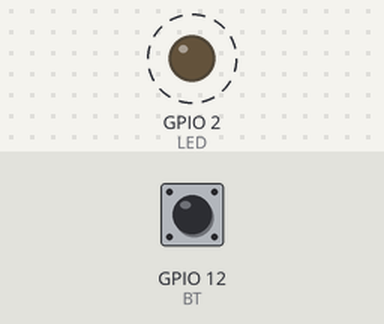
This program was run on a simulated ESP32. Shown: output pins drawn as LEDs (lit = HIGH). Dashed ring = blinking. The test bench sets the inputs (shaded band); at power-on: GPIO 12 (BT) HIGH. What the program prints to the serial monitor is not drawn.

Above: at 0.2 s.
1.3 s: GPIO 12 (BT) pulled LOW for 0.15 s
Timing chart, 0 to 10.4 s (numbered marks = the images above; inputs shaded):
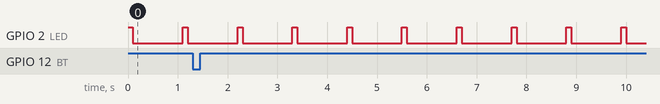

The program:

main.cpp
```cpp
/*********************************************************
* Exemplo que demonstra como enviar valores para uma fila
* a partir de uma ISR
* Por: Fábio Souza
*********************************************************/

#include <Arduino.h>
#include "freertos/FreeRTOS.h"
#include "freertos/task.h"
#include "freertos/queue.h"
#include "freertos/semphr.h"

#define LED 2
#define BT 12

TaskHandle_t xTaskTrataBTHandle;

SemaphoreHandle_t semaforo;

void vTaskTrataBT(void *pvParameters);

void ISR_CallBack(){

    BaseType_t xHighPriorityTaskWoken = pdTRUE;

    xSemaphoreGiveFromISR(semaforo, &xHighPriorityTaskWoken);

    if(xHighPriorityTaskWoken == pdTRUE){
      portYIELD_FROM_ISR();
    }
}

void setup(){

  Serial.begin(9600);
  pinMode(LED, OUTPUT);
  pinMode(BT, INPUT_PULLUP);

  attachInterrupt(digitalPinToInterrupt(BT), ISR_CallBack, FALLING);

  semaforo = xSemaphoreCreateBinary(); //CRIAÇÃO DO SEMAFORO EM BINARIO

  if(semaforo == NULL){
    Serial.println("Nao foi possivel criar o semaforo");
    while(1);
  }

  xTaskCreate(vTaskTrataBT, "Task BT", configMINIMAL_STACK_SIZE+1024, NULL, 3, &xTaskTrataBTHandle);

}


void loop(){
  digitalWrite(LED, HIGH);
  vTaskDelay(pdMS_TO_TICKS(100));
  digitalWrite(LED, LOW);
  vTaskDelay(pdMS_TO_TICKS(1000));
}

void vTaskTrataBT(void *pvParameters){

  int contador = 0;

  while (1){
      xSemaphoreTake(semaforo, portMAX_DELAY); //só libera o semáforo quando o botão for pressionado, ou seja, quando huover a ISR
      Serial.println("x: " + String(contador++));
  }
}
```

Measured:
- by itself, GPIO 2 (LED): alternates HIGH for 0.10 s and LOW for 1.0 s
